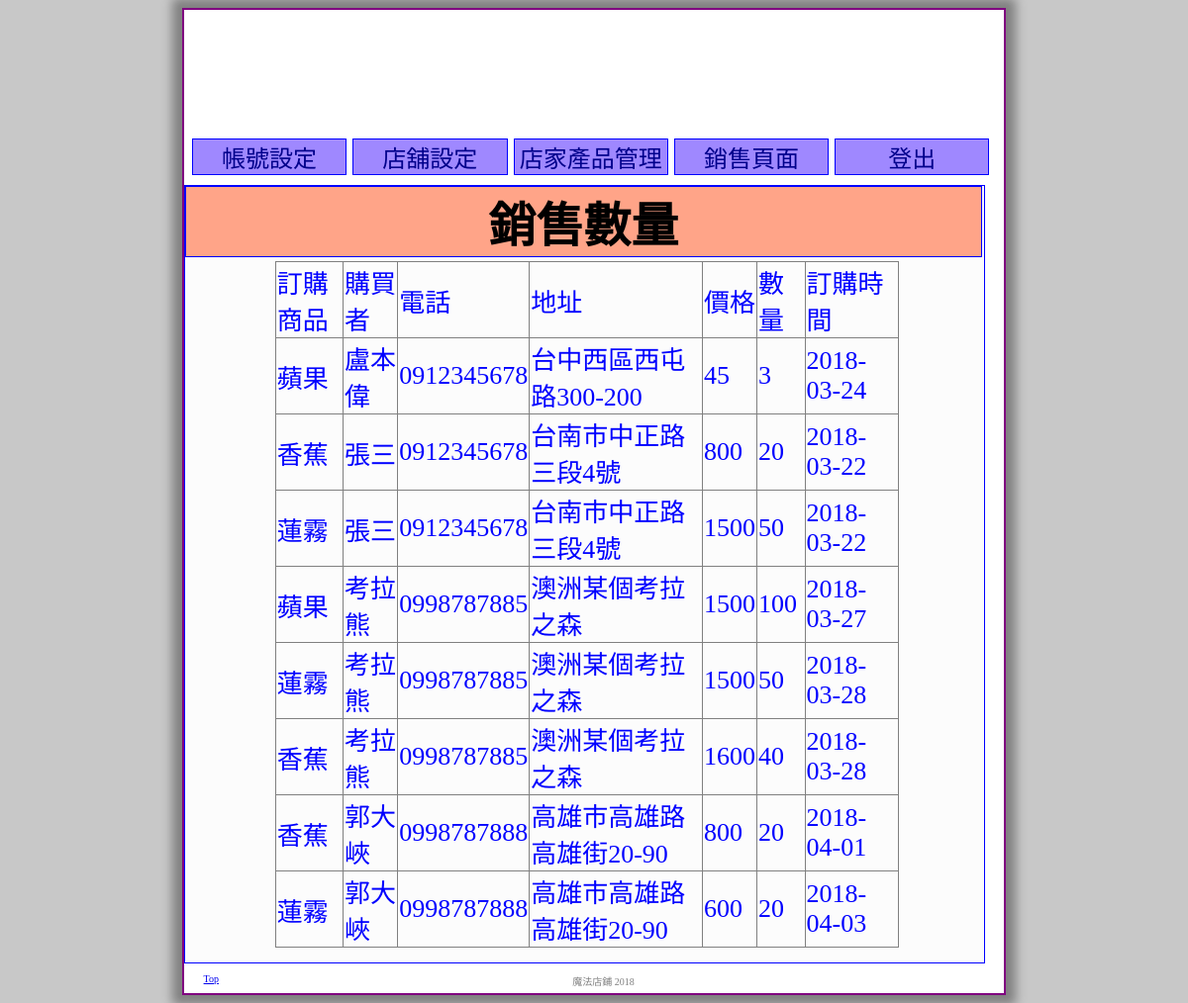
/store/train-6-orderlist.php (signed in), run on the app's committed database.
### tables this page shows
CREATE TABLE `order` (
  `id` int(11) NOT NULL,
  `item_name` varchar(30) NOT NULL,
  `store_name` varchar(20) NOT NULL,
  `customer_name` varchar(30) NOT NULL,
  `customer_phone` varchar(20) NOT NULL,
  `customer_address` char(50) NOT NULL,
  `num` int(6) NOT NULL,
  `num_money` int(10) NOT NULL,
  `order_date` date NOT NULL
);

### store/train-6-orderlist.php (the view, shortened to what this page needs)
<?php
 include "header.php";
 include "../db.php";
 $user = $_SESSION['userInfo']['store_name'];
 $sel_all = "SELECT * FROM `order` WHERE store_name = '$user'";
 $sel_all_or = mysqli_query($sql,$sel_all);
?>
<div class="content" align="center">
	<h1 class="mytitle">銷售數量</h1>
  <table class="boomer" >
  <?php
    echo "<tr>";
      echo  "<td>訂購商品</td>";
      echo  "<td>購買者</td>";
      echo  "<td>電話</td>";
      echo  "<td>地址</td>";
      echo  "<td>價格</td>";
      echo  "<td>數量</td>";
      echo  "<td>訂購時間</td>";
    echo "</tr>";
    for($i=1;$i<=mysqli_num_rows($sel_all_or);$i++){
      $list_or =mysqli_fetch_row($sel_all_or);
      echo "<tr>";
      echo "<td>".$list_or[1]."</td>";
      echo "<td>".$list_or[3]."</td>";
      echo "<td>".$list_or[4]."</td>";
      echo "<td>".$list_or[5]."</td>";
      echo "<td>".$list_or[7]*$list_or[6]."</td>";
      echo "<td>".$list_or[6]."</td>";
      echo "<td>".$list_or[8]."</td>";
      echo "</tr>";
    }
  ?>
  </table>
</div>
<?php
  include "footer.php";
?>

### css/style3.css (style rules this page uses)
body { background-color:rgba(200,200,200,1); font-size:18pt; font-family:'新細明體' , 'MS Outlook'; }
.content { width:95%; border : 1px solid blue; float : none; margin-bottom:30px; padding: 10px; background-color: rgba(200,200,200,0.05); }
.content h1.mytitle { width:102%; border: 1px solid blue; margin-left:-10px; margin-top:-10px; margin-bottom:-1px; padding-right: 0px; background-color: #FFA488; color:black; }

### css/style_tables.css (style rules this page uses)
table.boomer { border: 1px solid gray; margin:5px 5px 5px 10px; color:blue; border-collapse: collapse; font-size: 26px; width: 80%; }
table.boomer td , table.boomer th { border: 1px solid gray; }

### data on the page
order: item_name "蘋果", customer_name "盧本偉", customer_phone "0912345678", customer_address "台中西區西屯路300-200", $list_or[7]*$list_or[6] "45", num "3", order_date "2018-03-24"
order: item_name "香蕉", customer_name "張三", customer_phone "0912345678", customer_address "台南市中正路三段4號", $list_or[7]*$list_or[6] "800", num "20", order_date "2018-03-22"
order: item_name "蓮霧", customer_name "張三", customer_phone "0912345678", customer_address "台南市中正路三段4號", $list_or[7]*$list_or[6] "1500", num "50", order_date "2018-03-22"
order: item_name "蘋果", customer_name "考拉熊", customer_phone "0998787885", customer_address "澳洲某個考拉之森", $list_or[7]*$list_or[6] "1500", num "100", order_date "2018-03-27"
order: item_name "蓮霧", customer_name "考拉熊", customer_phone "0998787885", customer_address "澳洲某個考拉之森", $list_or[7]*$list_or[6] "1500", num "50", order_date "2018-03-28"
order: item_name "香蕉", customer_name "考拉熊", customer_phone "0998787885", customer_address "澳洲某個考拉之森", $list_or[7]*$list_or[6] "1600", num "40", order_date "2018-03-28"
order: item_name "香蕉", customer_name "郭大峽", customer_phone "0998787888", customer_address "高雄市高雄路高雄街20-90", $list_or[7]*$list_or[6] "800", num "20", order_date "2018-04-01"
order: item_name "蓮霧", customer_name "郭大峽", customer_phone "0998787888", customer_address "高雄市高雄路高雄街20-90", $list_or[7]*$list_or[6] "600", num "20", order_date "2018-04-03"
